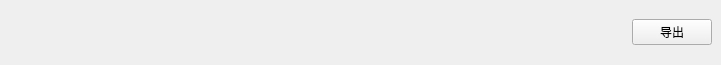
<?xml version="1.0" encoding="UTF-8"?>
<ui version="4.0">
 <class>DockWidget</class>
 <widget class="QDockWidget" name="DockWidget">
  <property name="geometry">
   <rect>
    <x>0</x>
    <y>0</y>
    <width>721</width>
    <height>65</height>
   </rect>
  </property>
  <property name="windowTitle">
   <string>期货持仓</string>
  </property>
  <widget class="QWidget" name="dockWidgetContents">
   <layout class="QVBoxLayout" name="verticalLayout">
    <item>
     <layout class="QHBoxLayout" name="horizontalLayout">
      <item>
       <spacer name="horizontalSpacer">
        <property name="orientation">
         <enum>Qt::Horizontal</enum>
        </property>
        <property name="sizeHint" stdset="0">
         <size>
          <width>468</width>
          <height>20</height>
         </size>
        </property>
       </spacer>
      </item>
      <item>
       <widget class="QPushButton" name="pb_export">
        <property name="text">
         <string>导出</string>
        </property>
       </widget>
      </item>
     </layout>
    </item>
   </layout>
  </widget>
 </widget>
 <resources/>
 <connections/>
</ui>
